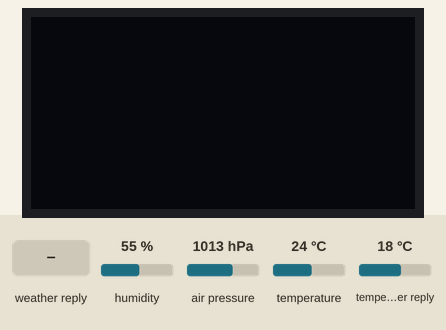
The sketch below on a simulated ESP32. Shown: 128×64 one-colour display. The test bench sets the inputs (shaded band); at power-on: humidity 55 %, temperature 24 °C, air pressure 1013 hPa, temperature in the weather reply 18 °C. The OLED is the two-colour kind (top 16 rows yellow); WiFi joins after 1.5 s; servers stay silent unless stated; web services answer with replies made up by the test bench; what the sketch prints to the serial monitor is not drawn.

Above: at 2.7 s.
2.8 s: humidity set to 22 %
At 13.7 s:
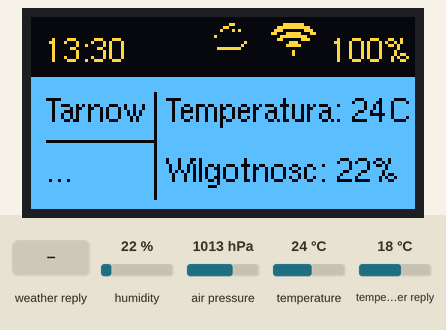
14.2 s: weather in the web reply set to Clear
At 25.4 s:
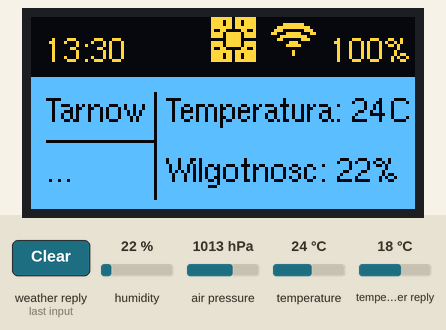
26.5 s: weather in the web reply set to Rain
At 38.4 s:
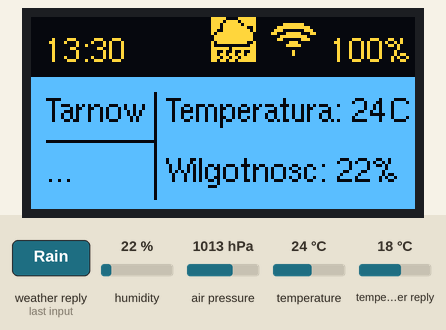
38.7 s: temperature set to 12 °C
At 50.2 s:
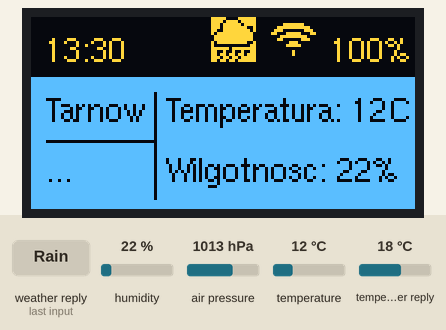
50.9 s: humidity set to 40 %
At 62.9 s:
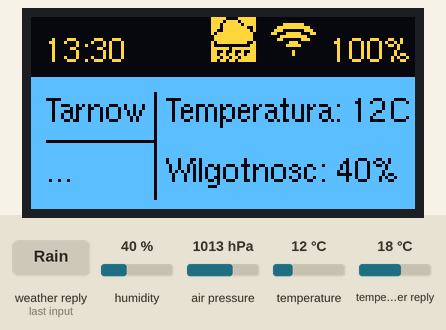
63.2 s: temperature set to 19 °C
Timing chart, 0 to 66.2 s (numbered marks = the images above; inputs shaded):
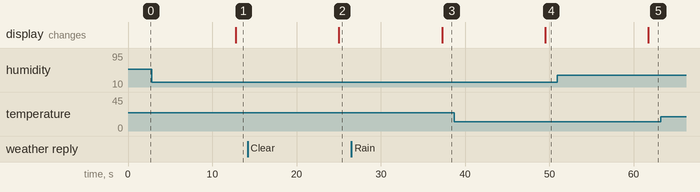

Measured:
- after the input at 2.8 s, the display: changes after 10.0 s (image 1)
- after the input at 14.2 s, the display: changes after 10.8 s (image 2)
- after the input at 26.5 s, the display: changes after 10.8 s (image 3)
- after the input at 38.7 s, the display: changes after 10.8 s (image 4)
- after the input at 50.9 s, the display: changes after 10.8 s (image 5)

The sketch:

temperatura_poprawione_v2.ino
```cpp
#include <Arduino.h>
#include <U8g2lib.h>
#include <Wire.h>
#include <WiFi.h>
#include <HTTPClient.h>
#include <ArduinoJson.h>
#include <string>
#include <Adafruit_Sensor.h>
#include <Adafruit_BME280.h>
#include <SPI.h>
using namespace std;

const char* ssid = "C111";
const char* password = "abcdefabcdef987654321";

#define SEALEVELPRESSURE_HPA (1013.25)

Adafruit_BME280 bme; // I2C

unsigned long delayTime;

//Your Domain name with URL path or IP address with path
String serverName = "https://api.open-meteo.com/v1/forecast?latitude=50.0138&longitude=20.987&current=temperature_2m,relative_humidity_2m,weather_code";

// 'wifi', 10x10px
const unsigned char wifi [] PROGMEM = {
	0xff, 0x7f, 0xff, 0x7f, 0x0f, 0x78, 0x03, 0x60, 0xf1, 0x47, 0x1c, 0x1c, 0x07, 0x70, 0xf3, 0x63,
	0x3f, 0x7e, 0x1f, 0x7c, 0xff, 0x7f, 0x7f, 0x7f, 0x7f, 0x7f, 0xff, 0x7f, 0xff, 0x7f
};

const unsigned char sun [] PROGMEM = {
	0x7f, 0x7f, 0x6f, 0x7b, 0x6f, 0x7b, 0x7f, 0x7f, 0x19, 0x4c, 0xef, 0x7b, 0xef, 0x7b, 0xe0, 0x03,
	0xef, 0x7b, 0xef, 0x7b, 0x19, 0x4c, 0x7f, 0x7f, 0x6f, 0x7b, 0x6f, 0x7b, 0x7f, 0x7f
};

const unsigned char cloud [] PROGMEM = {
	0x00, 0x00, 0x00, 0x00, 0xc0, 0x00, 0x30, 0x00, 0x88, 0x02, 0x00, 0x00, 0x02, 0x00, 0x00, 0x00,
	0x00, 0x08, 0x00, 0x04, 0xfc, 0x03, 0x00, 0x00, 0x00, 0x00
};

const unsigned char rain [] PROGMEM = {
	0x1f, 0x7e, 0xef, 0x7d, 0xf7, 0x7b, 0xf7, 0x4f, 0xf3, 0x5f, 0xfd, 0x3f, 0xfe, 0x3f, 0xfe, 0x3f,
	0xfd, 0x4f, 0x01, 0x60, 0xbf, 0x7f, 0x93, 0x64, 0xdb, 0x76, 0xb7, 0x7d, 0xdb, 0x7e
};

const unsigned char questionMark [] PROGMEM = {
	0xff, 0x7f, 0xff, 0x7f, 0x1f, 0x7c, 0x0f, 0x78, 0xcf, 0x71, 0xff, 0x71, 0xff, 0x78, 0x7f, 0x7c,
	0x7f, 0x7e, 0x7f, 0x7e, 0xff, 0x7f, 0x7f, 0x7e, 0x7f, 0x7e, 0xff, 0x7f, 0xff, 0x7f
};

U8G2_SH1106_128X64_NONAME_F_HW_I2C u8g2(U8G2_R0, /* reset=*/ U8X8_PIN_NONE, 9, 10 );

void setup(void)
{
    Serial.begin(115200);
    u8g2.begin();

    WiFi.begin(ssid, password);
    Serial.println("Connecting");
    while(WiFi.status() != WL_CONNECTED)
    {
      delay(500);
      Serial.print(".");
    }
    Serial.println("");
    Serial.print("Connected to WiFi network with IP Address: ");
    Serial.println(WiFi.localIP());

    Serial.println("Timer set to 5 seconds (timerDelay variable), it will take 5 seconds before publishing the first reading.");

  while(!Serial);    // time to get serial running
    Serial.println(F("BME280 test"));

    unsigned status;

    Wire.begin( 10, 9 );

    // default settings
    status = bme.begin( 0x76 );
    // You can also pass in a Wire library object like &Wire2
    // status = bme.begin(0x76, &Wire2)
    if (!status) {
        Serial.println("Could not find a valid BME280 sensor, check wiring, address, sensor ID!");
        Serial.print("SensorID was: 0x"); Serial.println(bme.sensorID(),16);
        Serial.print("        ID of 0xFF probably means a bad address, a BMP 180 or BMP 085\n");
        Serial.print("   ID of 0x56-0x58 represents a BMP 280,\n");
        Serial.print("        ID of 0x60 represents a BME 280.\n");
        Serial.print("        ID of 0x61 represents a BME 680.\n");
        while (1) delay(10);
    }

    Serial.println("-- Default Test --");
    delayTime = 1000;

    Serial.println();
}

void loop(void)
{
    float temperature;
    int humidity;
    int weatherCode;

    if(WiFi.status()== WL_CONNECTED)
    {
        printValues();
        delay(delayTime);

        HTTPClient http;

        // Your Domain name with URL path or IP address with path
        http.begin(serverName.c_str());

        // If you need Node-RED/server authentication, insert user and password below
        //http.setAuthorization("REPLACE_WITH_SERVER_USERNAME", "REPLACE_WITH_SERVER_PASSWORD");

        // Send HTTP GET request
        int httpResponseCode = http.GET();

        if (httpResponseCode>0)
        {
          Serial.print("HTTP Response code: ");
          Serial.println(httpResponseCode);

          JsonDocument doc;
          String payload = http.getString();
          const char* json = payload.c_str();

          DeserializationError error = deserializeJson(doc, json);
          if(error)
          {
              Serial.print(F("deserializeJson() failed: "));
              Serial.println(error.f_str());
              return;
          }

          temperature = doc[ "current" ][ "temperature_2m" ];
          humidity = doc[ "current" ][ "relative_humidity_2m" ];
          weatherCode = doc[ "current" ][ "weather_code" ];

          Serial.println( temperature );
          Serial.println( humidity );
          Serial.println( weatherCode );
        }

        else
        {
            Serial.print("Error code: ");
            Serial.println(httpResponseCode);
        }
        // Free resources
        http.end();
      }
      else
      {
          Serial.println("WiFi Disconnected");
      }

    delay( 10000 );

    u8g2.clearBuffer();
    u8g2.setFont(u8g2_font_helvR08_tr);

    u8g2.setDrawColor( 1 );
    u8g2.drawBox( 0, 20, 128, 44 );
    u8g2.drawStr( 5, 15, "13:30" );
    u8g2.drawStr( 100, 15, "100%" );

    if( weatherCode == 0 )
    {
        u8g2.drawXBMP( 60, 0, 15, 15, sun );
    }
    else if( weatherCode >=1 && weatherCode <= 3 )
    {
        u8g2.drawXBMP( 60, 0, 13, 13, cloud );
    }
    else if( weatherCode == 61 || weatherCode == 63 || weatherCode == 65 )
    {
        u8g2.drawXBMP( 60, 0, 15, 15, rain );
    }
    else
    {
        u8g2.drawXBMP( 60, 0, 15, 15, questionMark );
    }

    String tempString = "Temperatura: " + String( int( bme.readTemperature() ) ) + "C";
    String wilgString = "Wilgotnosc: " + String( int( bme.readHumidity() ) ) + "%";

    const char* temp = tempString.c_str();
    const char* wilg = wilgString.c_str();

    u8g2.setDrawColor( 0 );
    u8g2.drawXBMP( 80, 0, 15, 15, wifi );
    u8g2.drawStr( 5, 35, "Tarnow" );
    u8g2.drawStr( 5, 40, "______" );
    u8g2.drawStr( 5, 55, "..." );
    u8g2.drawStr( 45, 35, temp );
    u8g2.drawStr( 45, 55, wilg );
    u8g2.drawLine( 41, 25, 41, 60 );


    u8g2.sendBuffer();
    delay(1000);
}

void printValues() {
    Serial.print("Temperature = ");
    Serial.print(bme.readTemperature());
    Serial.println(" °C");

    Serial.print("Pressure = ");

    Serial.print(bme.readPressure() / 100.0F);
    Serial.println(" hPa");

    Serial.print("Approx. Altitude = ");
    Serial.print(bme.readAltitude(SEALEVELPRESSURE_HPA));
    Serial.println(" m");

    Serial.print("Humidity = ");
    Serial.print(bme.readHumidity());
    Serial.println(" %");

    Serial.println();
}
```
